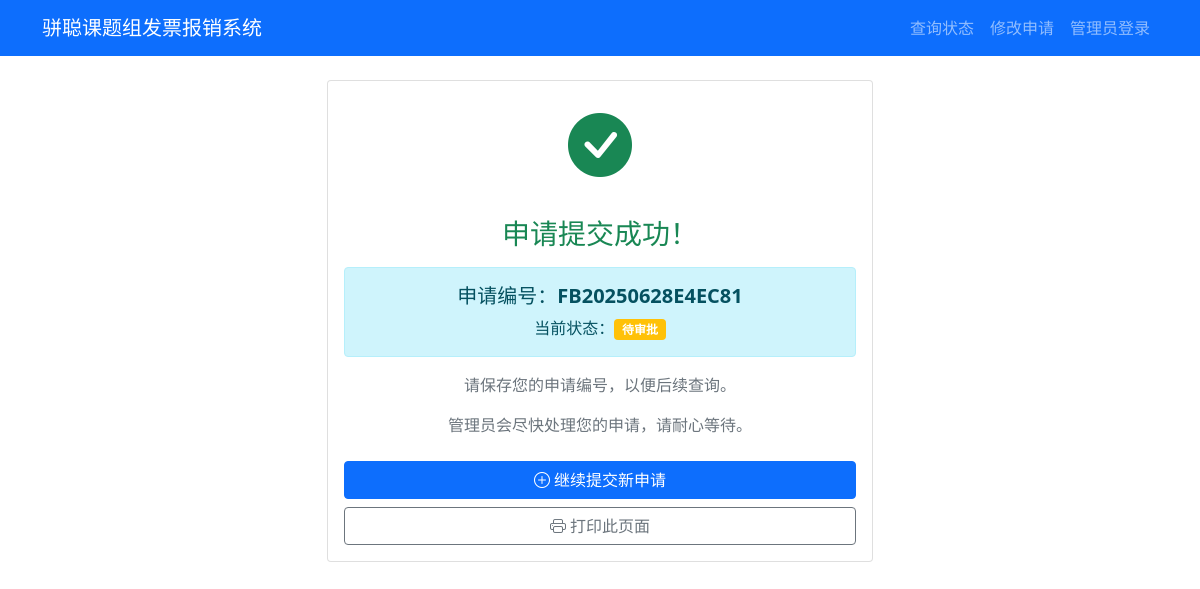
The app's page /success/FB20250628E4EC81, older data.
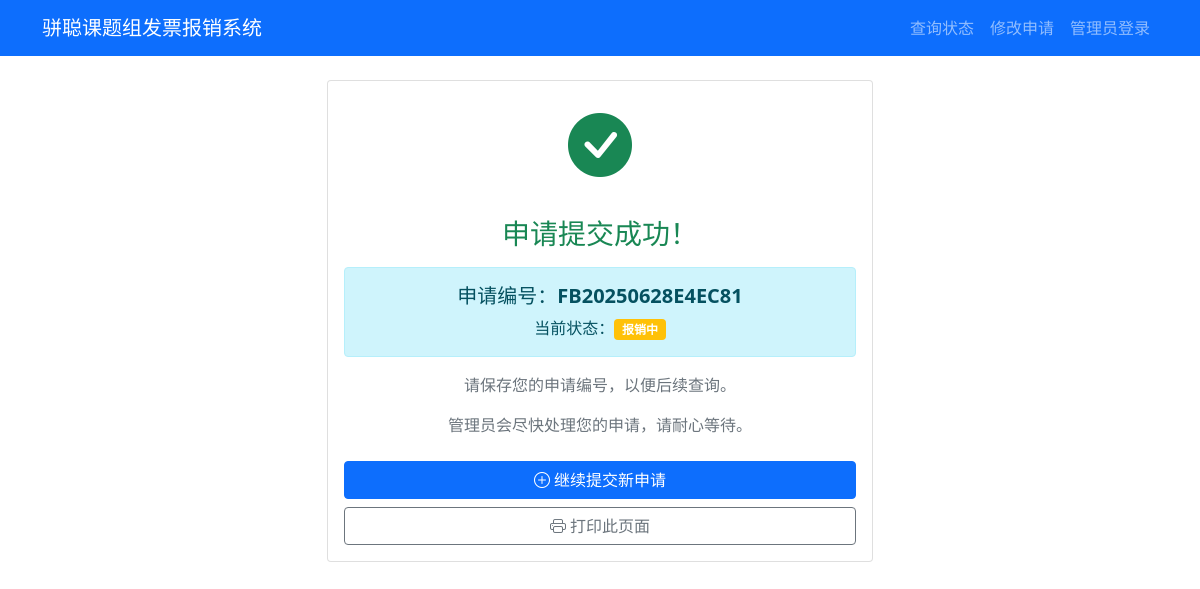
The same page, newer data.
### tables this page shows
CREATE TABLE applications (
            id INTEGER PRIMARY KEY AUTOINCREMENT,
            app_number TEXT UNIQUE NOT NULL,
            purchaser TEXT NOT NULL,
            purchase_details TEXT,
            item_name TEXT NOT NULL,
            product_link TEXT,
            usage_type TEXT NOT NULL,
            item_type TEXT NOT NULL,
            quantity INTEGER NOT NULL,
            purchase_time DATE NOT NULL,
            invoice_number TEXT NOT NULL,
            invoice_amount REAL NOT NULL,
            invoice_date DATE NOT NULL,
            status TEXT DEFAULT '待审批',
            approval_comment TEXT,
            created_at TIMESTAMP DEFAULT CURRENT_TIMESTAMP,
            updated_at TIMESTAMP DEFAULT CURRENT_TIMESTAMP
        );

### app.py (the view)
        def wrapper(*args, **kwargs):
            user = session.get('admin_username', 'anonymous')
            details = f"操作: {operation_type}, 用户: {user}, URL: {request.url}"
            if kwargs.get('app_number'):
                details += f", 申请编号: {kwargs['app_number']}"
            elif kwargs.get('filename'):
                details += f", 文件名: {kwargs['filename']}"
            if request.method == 'POST':
                form_data = {k: '***' if k == 'password' else v for k, v in request.form.items()}
                details += f", 表单数据: {form_data}"
            if request.args:
                details += f", 查询参数: {dict(request.args)}"
            try:
                result = f(*args, **kwargs)
                app.logger.info(f"{details}, 结果: 成功")
                return result
            except Exception as e:
                app.logger.error(f"{details}, 结果: 失败, 错误: {str(e)}", exc_info=True)
                raise

### app.py (called while the page is built)
@app.route('/success/<app_number>')
@log_operation('查看申请结果')
def success(app_number):
    with sqlite3.connect('reimbursement.db') as conn:
        c = conn.cursor()
        c.execute('SELECT * FROM applications WHERE app_number = ?', (app_number,))
        application = c.fetchone()
    if not application:
        flash('申请不存在')
        return redirect(url_for('index'))
    return render_template('success.html', app_number=app_number, status=application[13])

### templates/success.html (shortened to what this page needs)
{% extends "base.html" %}
{% block content %}
<div class="row justify-content-center">
    <div class="col-md-6">
        <div class="card">
            <div class="card-body text-center">
                <div class="mb-4">
                    <i class="bi bi-check-circle-fill text-success" style="font-size: 4rem;"></i>
                </div>
                <h3 class="text-success mb-3">申请提交成功！</h3>
                <div class="alert alert-info">
                    <h5>申请编号：<strong>{{ app_number }}</strong></h5>
                    <p class="mb-0">当前状态：<span class="badge bg-warning">{{ status }}</span></p>
                </div>
                <div class="mb-4">
                    <p class="text-muted">请保存您的申请编号，以便后续查询。</p>
                    <p class="text-muted">管理员会尽快处理您的申请，请耐心等待。</p>
                </div>
                <div class="d-grid gap-2">
                    <a href="{{ url_for('index') }}" class="btn btn-primary">
                        <i class="bi bi-plus-circle"></i> 继续提交新申请
                    </a>
                    <button class="btn btn-outline-secondary" onclick="window.print()">
                        <i class="bi bi-printer"></i> 打印此页面
                    </button>
                </div>
            </div>
        </div>
    </div>
</div>
{% endblock %}

Row changes from the older to the newer data that the page shows:
changed applications "FB20250628E4EC81": status "待审批" → "报销中"
